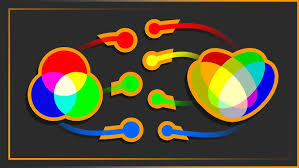
#> input picture img.png, 299 x 168 px
$ python RGBValues.py
#> lines starting #> are read from the running program, lines starting #| are printed output that depends on the picture
import cv2
image = cv2.imread('img.png') # Open
#> image is the input picture: shape (168, 299, 3); mean B, G, R 51.8, 73, 81.5
b, g, r = cv2.split(image) # Split Func for giving streams of data
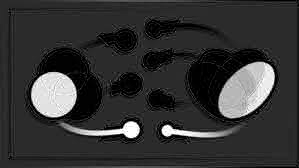
#> b: shape (168, 299); min 0, max 255, mean 51.8
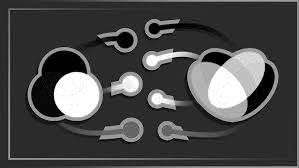
#> g: shape (168, 299); min 0, max 255, mean 73
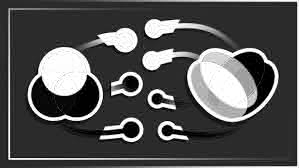
#> r: shape (168, 299); min 0, max 255, mean 81.5
print(f"{b} : Blue")
#> (printed output is left out)
print(f"{r} : Red")
#> (printed output is left out)
print(f"{g} : Green")
#> (printed output is left out)
cv2.imshow('Image', image) # Image View
cv2.waitKey(0) # Static Image
cv2.destroyAllWindows() # Close All
